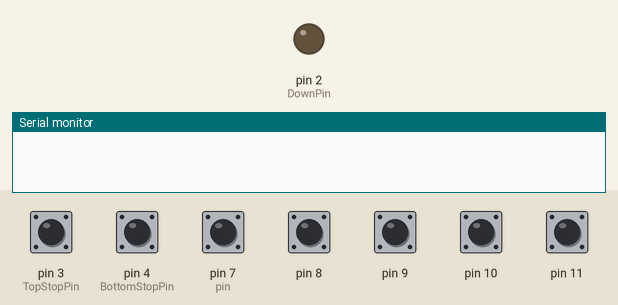
This sketch was run on a simulated Arduino Uno, built with avr-gcc and run on an emulated ATmega328P. Shown: output pins drawn as LEDs (lit = HIGH), the last lines printed to the serial monitor. Dashed ring = blinking. The inputs (shaded band) are chosen by the test bench; at power-on: pin 7 (pin), pin 8–11 HIGH, pin 3 (TopStopPin), pin 4 (BottomStopPin) LOW. Pins used as bus, display or sensor lines are not drawn.

Above: at 3.9 s.
4.0 s: pin 3 (TopStopPin) pulled HIGH for 0.15 s
At 7.0 s:
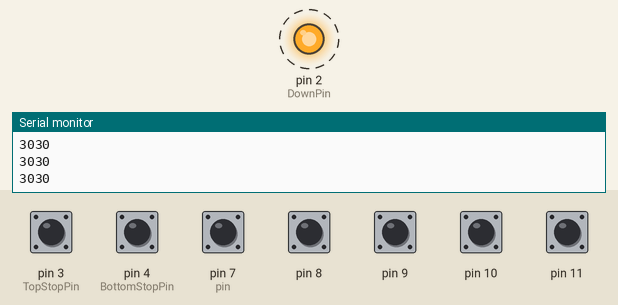
Timing chart, 0 to 8.8 s (numbered marks = the images above; inputs shaded):
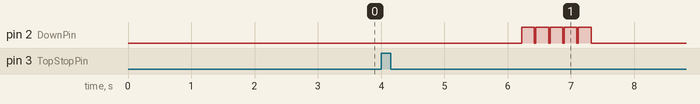

Measured:
- after the input at 4.0 s, pin 2 (DownPin): alternates HIGH for 0.20 s and LOW for 0.02 s, 10 changes in all, then stays LOW, starting after 2.2 s

The sketch:

flower.pde
```cpp
#include <SoftwareSerial.h>

// sensors
const int NumSensors = 5;
const int SensorThreshold = 3;      // How much motion (in seconds) is needed to make the thing open up.
const int SensorSensitivity = 50; // How much to compensate for false postives.
const int CalibrationTime = 1;      // Sensor calibration time, in seconds.

enum SensorState {
  OFF = 0,
  ACTIVE,
  TRIGGERED,
  INACTIVE
};

struct Sensor {
  int pin;
  SensorState state;
  int activity;
} sensors[NumSensors];

// LCD
const int DisplayDelay = 500;
const int TxPin = 14;
const int RxPin = 0;
SoftwareSerial lcd =  SoftwareSerial(RxPin, TxPin);

// motor
const int UpPin = 1;
const int DownPin = 2;
const int TopStopPin = 3;
const int BottomStopPin = 4;
const int TotalMotorTime = 1 * 1000; // Time it takes for motor to travel entire distance
const long BloomTime = 1;              // Time to keep the flower bloomed, in minutes.


// timer
unsigned long ms = 0;
unsigned long last = 0;

void setup() {
  lcdSetup();
  sensorSetup();
  motorSetup();
  reset();

  Serial.begin(9600);
  Serial.println("hi");
}

void loop() {
  unsigned long current = millis();
  ms = (current - last);
  last = current;

  checkSensors(ms);
  displaySensorState();
  if(triggerSensors()) {
    displaySensorState();
    for(int time = BloomTime * 60; time > 0; time--) {
      printTime(time);
      delay(1000);
    }
    reset();
  }
}

void reset() {
  last = millis();
  resetSensors();
  resetMotor();
}
```

motor.pde
```cpp
void motorSetup() {
  pinMode(UpPin, OUTPUT);
  pinMode(DownPin, OUTPUT);
  pinMode(TopStopPin, INPUT);
  pinMode(BottomStopPin, INPUT);
}

void stop() {
  digitalWrite(DownPin, LOW);
  digitalWrite(UpPin, LOW);
}

void moveDown() {
  if(atBottom())
    return;

  digitalWrite(UpPin, LOW);
  digitalWrite(DownPin, HIGH);
}

void moveUp() {
  if(atTop())
    return;

  digitalWrite(DownPin, LOW);
  digitalWrite(UpPin, HIGH);
}

boolean atTop() {
  return digitalRead(TopStopPin) == HIGH;
}

boolean atBottom() {
  return digitalRead(BottomStopPin) == HIGH;
}

void resetMotor() {
  lcd.print("?y2?x00?l");
  lcd.print("RESET");

  moveUp();
  while(!atTop());
  stop();

  lcd.print("?y2?x00?l");
}

void bloom() {
  lcd.print("?y2?x00?l");
  lcd.print("BLOOM");

  moveDown();
  delay(TotalMotorTime / NumSensors);
  stop();

  lcd.print("?y2?x00?l");
  last = millis();
}
```

sensors.pde
```cpp
void sensorSetup() {
  sensors[0].pin = 7;
  sensors[1].pin = 8;
  sensors[2].pin = 9;
  sensors[3].pin = 10;
  sensors[4].pin = 11;
//  sensors[5].pin = 12;

  for(int i = 0; i < NumSensors; i++) {
    pinMode(sensors[i].pin, INPUT);
    // enable internal pullup resistor
    // so that when a sensor is removed it will act as if it is always triggered.
    digitalWrite(sensors[i].pin, HIGH);
  }

  lcd.print("?f");
  lcd.print("?x00?y0");
  lcd.print("    Calibrating");
  lcd.print("?x00?y1");
  lcd.print("      sensors");

  for(int i = 0; i < CalibrationTime; i++) {
    lcd.print(".");
    delay(1000);
  }

  lcd.print("?f");
  lcd.println("         Done");
  delay(DisplayDelay);

  lcd.print("?f");
  lcd.println("   SENSORS ACTIVE");
  lcd.print("?x00?y1");
  delay(DisplayDelay);

  lcd.print("?f");
  lcd.print("?x00?y0");
  lcd.print("    NOXIOUS WEEDS");
  lcd.print("?x00?y1");
  lcd.print("      BRC 2010");
  delay(DisplayDelay);
}

void resetSensors() {
  for(int i = 0; i < NumSensors; i++) {
    sensors[i].state = ACTIVE;
    sensors[i].activity = 0;
  }
}

void checkSensors(int ms) {
  // if a sensor is HIGH, add to the activity value, otherwise lower it.
  for(int i = 0; i < NumSensors; i++) {
    if(sensors[i].state != ACTIVE)
      continue;

    if(digitalRead(sensors[i].pin) == HIGH)
      sensors[i].activity += ms;
    else
      sensors[i].activity -= ms * SensorSensitivity;

    if(sensors[i].activity < 0)
      sensors[i].activity = 0;

    if(sensors[i].activity > (SensorThreshold * 1000))
      sensors[i].state = TRIGGERED;

    Serial.println(sensors[i].activity, DEC);
  }
}

boolean triggerSensors() {
  int activeCount = 0;

  for(int i = 0; i < NumSensors; i++) {
    if(sensors[i].state == TRIGGERED) {
      bloom();
      sensors[i].state = INACTIVE;
    }

    if(sensors[i].state == ACTIVE)
      activeCount++;
  }

  return activeCount == 0;
}
```

lcd.pde
```cpp
void lcdSetup() {
  pinMode(TxPin, OUTPUT);
  lcd.begin(9600);
  delay(500);
  lcd.print("?f");
}

void displaySensorState() {
  lcd.print("?y3?x00");
  for(int spaces = 0; spaces < (20 - NumSensors) / 2; spaces++)
    lcd.print(" ");

  for(int i = 0; i < NumSensors; i++) {
    switch(sensors[i].state) {
      case ACTIVE:
        lcd.print("O");
        break;
      case TRIGGERED:
        lcd.print("#");
        break;
      case INACTIVE:
        lcd.print("X");
        break;
    }
    lcd.print("");
  }
}

void printNum(int num) {
  if(num < 10)
    lcd.print("0");
  lcd.print(num, DEC);
}

void printTime(int time) {
  lcd.print("?y2?x00?l  FULL BLOOM ");
  printNum((time / 60) % 60);
  lcd.print(":");
  printNum(time % 60);
}
```
